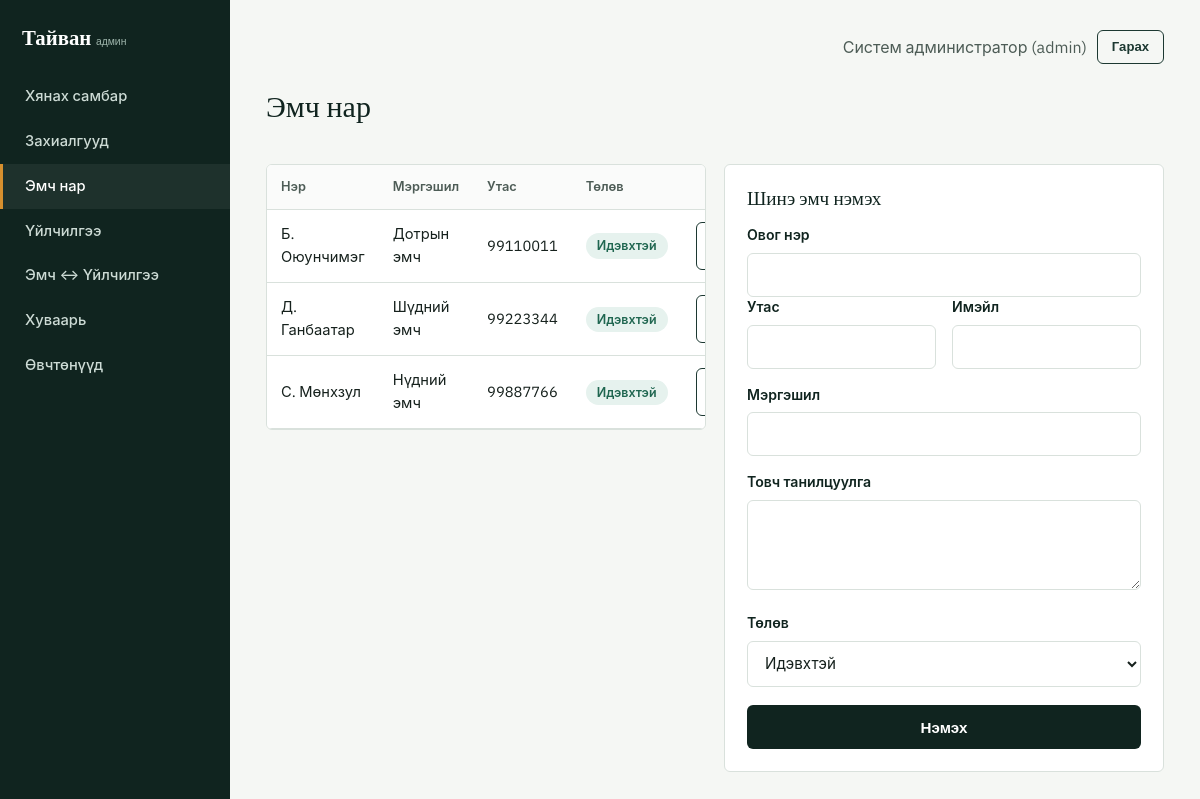
Page /admin/doctors.php (signed in) on the committed database.
### tables this page shows
CREATE TABLE doctors (
  id          INT AUTO_INCREMENT PRIMARY KEY,
  name        VARCHAR(120) NOT NULL,
  phone       VARCHAR(20),
  email       VARCHAR(120),
  specialty   VARCHAR(120) NOT NULL,
  photo       VARCHAR(255),
  bio         TEXT,
  status      ENUM('active','inactive') NOT NULL DEFAULT 'active',
  created_at  TIMESTAMP DEFAULT CURRENT_TIMESTAMP,
  updated_at  TIMESTAMP DEFAULT CURRENT_TIMESTAMP ON UPDATE CURRENT_TIMESTAMP
);

### includes/functions.php (called while the page is built, shortened)
<?php
function e(?string $str): string
{
    return htmlspecialchars($str ?? '', ENT_QUOTES, 'UTF-8');
}

### admin/doctors.php (the view, shortened to what this page needs)
<?php
require_once __DIR__ . '/includes/admin-header.php';
$db = getDB();
$editing = null;
$doctors = $db->query("SELECT * FROM doctors ORDER BY status DESC, name")->fetchAll();
?>
<div class="block-head">
  <h2>Эмч нар</h2>
</div>
<div class="grid grid-2" style="align-items:start;">
  <div class="table-wrap">
    <table>
      <thead><tr><th>Нэр</th><th>Мэргэшил</th><th>Утас</th><th>Төлөв</th><th></th></tr></thead>
      <tbody>
      <?php foreach ($doctors as $d): ?>
        <tr>
          <td><?= e($d['name']) ?></td>
          <td><?= e($d['specialty']) ?></td>
          <td><?= e($d['phone']) ?></td>
          <td><span class="pill pill-<?= $d['status']==='active'?'confirmed':'cancelled' ?>"><?= $d['status']==='active'?'Идэвхтэй':'Идэвхгүй' ?></span></td>
          <td class="actions-row">
            <a href="doctors.php?edit=<?= (int)$d['id'] ?>" class="btn btn-outline btn-sm">Засах</a>
          </td>
        </tr>
      <?php endforeach; ?>
      </tbody>
    </table>
  </div>
  <div class="card">
    <h3><?= $editing ? 'Эмч засах' : 'Шинэ эмч нэмэх' ?></h3>
    <form method="post">
      <label>Овог нэр</label>
      <input type="text" name="name" value="<?= e($editing['name'] ?? '') ?>" required>
      <div class="form-row">
        <div><label>Утас</label><input type="tel" name="phone" value="<?= e($editing['phone'] ?? '') ?>"></div>
        <div><label>Имэйл</label><input type="email" name="email" value="<?= e($editing['email'] ?? '') ?>"></div>
      </div>
      <label>Мэргэшил</label>
      <input type="text" name="specialty" value="<?= e($editing['specialty'] ?? '') ?>" required>
      <label>Товч танилцуулга</label>
      <textarea name="bio"><?= e($editing['bio'] ?? '') ?></textarea>
      <label>Төлөв</label>
      <select name="status">
        <option value="active" <?= ($editing['status'] ?? 'active')==='active'?'selected':'' ?>>Идэвхтэй</option>
      </select>
      <button type="submit" class="btn btn-primary btn-block" style="margin-top:18px;"><?= $editing ? 'Хадгалах' : 'Нэмэх' ?></button>
    </form>
  </div>
</div>
<?php require_once __DIR__ . '/includes/admin-footer.php'; ?>

### assets/css/style.css (style rules this page uses)
:root { --pine-950: #10241f; --pine-800: #1c3831; --pine-600: #2f5e51; --teal-500: #3d7a6e; --amber-500: #d68f2e; --amber-600: #b8761d; --paper: #f5f7f4; --paper-raised: #ffffff; --line: #d9e1dc; --ink: #16211d; --ink-soft: #4d5c56; --danger: #b3452f; --radius: 6px; --shadow-none: none; }
* { box-sizing: border-box; }
html { scroll-behavior: smooth; }
body { margin:0; background: var(--paper); color: var(--ink); font-family: 'IBM Plex Sans', -apple-system, sans-serif; font-size: 16px; line-height: 1.55; }
h1,h2,h3,h4 { font-family: 'Fraunces', Georgia, serif; font-weight: 500; color: var(--pine-950); line-height: 1.15; margin: 0 0 .5em; }
h2 { font-size: clamp(1.4rem, 2.5vw, 1.9rem); }
h3 { font-size: 1.2rem; }
a { color: var(--teal-500); }
.btn { display:inline-flex; align-items:center; justify-content:center; gap:8px; padding: 11px 22px; border-radius: var(--radius); font-size: .95rem; font-weight:600; font-family:'IBM Plex Sans',sans-serif; text-decoration:none; cursor:pointer; border:1px solid transparent; transition: background-color .15s ease, border-color .15s ease, transform .05s ease; }
.btn-primary { background: var(--pine-950); color:#fff; }
.btn-outline { background:transparent; border-color: var(--pine-800); color: var(--pine-800); }
.btn-sm { padding: 6px 14px; font-size:.82rem; }
.btn-block { width:100%; }
.block-head { display:flex; justify-content:space-between; align-items:flex-end; margin-bottom: 24px; gap: 16px; flex-wrap:wrap; }
.grid { display:grid; gap: 18px; }
.grid-2 { grid-template-columns: repeat(2, 1fr); }
.card { background: var(--paper-raised); border: 1px solid var(--line); border-radius: var(--radius); padding: 22px; }
.card h3 { margin-bottom: 6px; }
label { display:block; font-weight:600; font-size:.88rem; color: var(--pine-950); margin: 16px 0 6px; }
label:first-child { margin-top:0; }
input[type=text], input[type=email], input[type=password], input[type=tel], input[type=date], input[type=number], select, textarea { width:100%; padding: 11px 13px; border:1px solid var(--line); border-radius: var(--radius); font-size: .95rem; font-family: inherit; background: #fff; color: var(--ink); }
textarea { min-height: 90px; resize: vertical; }
.form-row { display:grid; grid-template-columns: 1fr 1fr; gap: 16px; }
.pill { display:inline-block; padding: 3px 11px; border-radius: 20px; font-size:.78rem; font-weight:600; }
.pill-confirmed { background:#e6f2ee; color:#1f6650; }
table { width:100%; border-collapse: collapse; background: var(--paper-raised); }
table th, table td { text-align:left; padding: 12px 14px; border-bottom: 1px solid var(--line); font-size:.92rem; }
table th { color: var(--ink-soft); font-weight:600; font-size:.8rem; background:#fafbfa; }
.table-wrap { border:1px solid var(--line); border-radius: var(--radius); overflow:hidden; }
.actions-row { display:flex; gap:10px; }

### rows in the picture
doctors: name "Б. Оюунчимэг", specialty "Дотрын эмч", phone "99110011", status "Идэвхтэй"
doctors: name "Д. Ганбаатар", specialty "Шүдний эмч", phone "99223344", status "Идэвхтэй"
doctors: name "С. Мөнхзул", specialty "Нүдний эмч", phone "99887766", status "Идэвхтэй"

### other values in the picture
$_SESSION['admin_name'] "Систем администратор"
$_SESSION['admin_role'] "admin"
